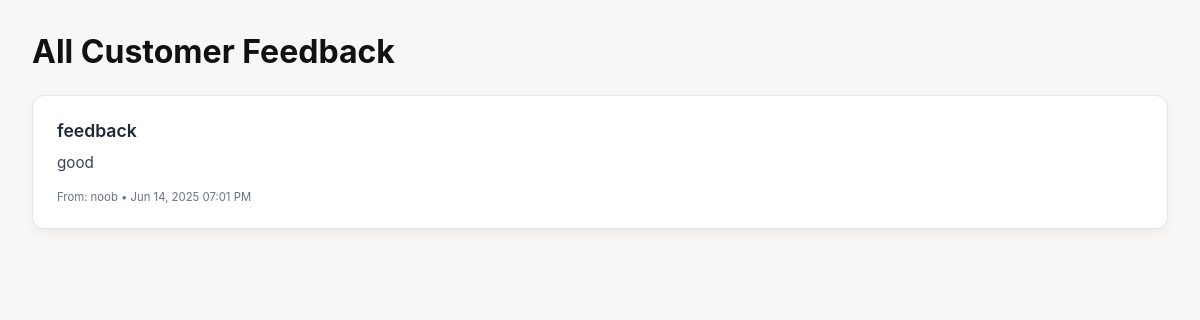
Before: /all-feedback (signed in) with the older database file.
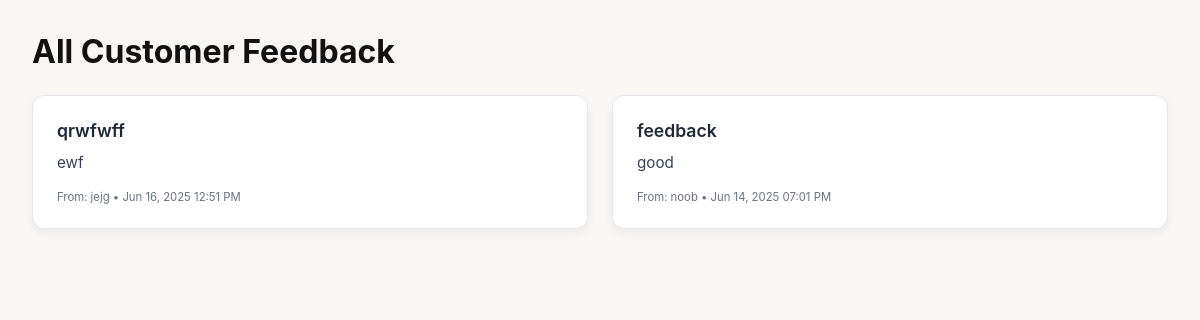
After: the same page with the newer database file.
### web/models.py (models this page shows)
class Feedback(db.Model):
    id = db.Column(db.Integer, primary_key=True)
    title = db.Column(db.String(100), nullable=False)
    content = db.Column(db.Text, nullable=False)
    rating = db.Column(db.Integer, nullable=False)  # 1-5 stars
    user_id = db.Column(db.Integer, db.ForeignKey('user.id'), nullable=True)  # Made nullable for anonymous feedback
    customer_name = db.Column(db.String(100), nullable=True)  # For anonymous feedback
    customer_email = db.Column(db.String(120), nullable=True)  # Optional for anonymous feedback
    created_at = db.Column(db.DateTime, default=datetime.utcnow)
    user = db.relationship('User', backref=db.backref('feedbacks', lazy=True))

### web/routes.py (the view)
@main.route('/all-feedback')
@login_required
def view_all_feedback():
    all_feedback = Feedback.query.order_by(Feedback.created_at.desc()).all()
    return render_template('feedback/all_feedback.html', feedback_list=all_feedback)

### web/templates/feedback/all_feedback.html (shortened to what this page needs)
{% extends "base.html" %}
{% block content %}
<div class="container" style="padding: 2rem;">
    <h2 style="font-size: 2rem; font-weight: 700; margin-bottom: 1.5rem;">All Customer Feedback</h2>
    {% if feedback_list %}
        <div class="feedback-grid">
            {% for feedback in feedback_list %}
                <div class="feedback-card">
                    <div class="feedback-header">
                        <div class="feedback-title">{{ feedback.title }}</div>
                    </div>
                    <div class="feedback-body">
                        <p>{{ feedback.content }}</p>
                    </div>
                    <div class="feedback-meta">
                        <small>
                            {% if feedback.customer_name %}
                                From: {{ feedback.customer_name }}
                            {% elif feedback.user %}
                                From: {{ feedback.user.full_name }}
                            {% else %}
                                From: Anonymous
                            {% endif %}
                            • {{ feedback.created_at.strftime('%b %d, %Y %I:%M %p') }}
                        </small>
                    </div>
                </div>
            {% endfor %}
        </div>
    {% else %}
        <p>No feedback has been submitted yet.</p>
    {% endif %}
</div>
{% endblock %}

Changed rows visible on the page:
added Feedback: title "qrwfwff", content "ewf", customer_name "jejg", created_at "Jun 16, 2025 12:51 PM"
